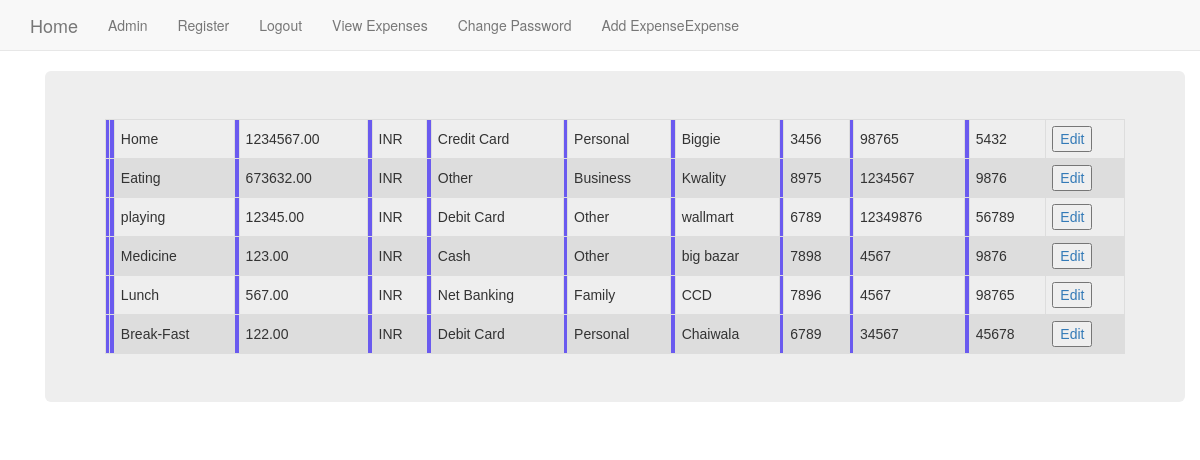
Page /expense/date_find/ (signed in) on the committed database.
### add_expense/models.py (models this page shows)
class AddExpense(models.Model):
    expense_title = models.CharField('Expense Title', max_length=20)
    amount = models.DecimalField('Amount', decimal_places=2, max_digits=10)
    currency = models.CharField('Currency', max_length=23)
    vendor_name = models.CharField('Vendor Name', max_length=200, blank=True)
    last4digit = models.CharField(max_length=4, validators=[RegexValidator(r'^\d{1,4}$')])
    invoice = models.IntegerField()
    userid = models.IntegerField()
    date = models.DateField()
    payment_type = models.ForeignKey(Payments)
    expense_type = models.ForeignKey(Expenses)

class Payments(models.Model):
        paymen = models.CharField(max_length=30, blank=True, null=True)
        def __str__(self):
            return self.paymen

class Expenses(models.Model):
        expen = models.CharField(max_length=30, blank=True, null=True)
        def __str__(self):
            return self.expen

### add_expense/views.py (the view)
@login_required
def date_find(request):
    samples = AddExpense.objects.filter(date__year='2018',
                          date__month='5')
    return render(request, 'based/date_change.html', {'samples': samples})

### add_expense/templates/based/date_change.html (shortened to what this page needs)
{% extends "based/based.html" %}
{% load staticfiles %}
{% block body_block %}
  <div class="container">
    <div class="jumbotron">
        <table>
            {% for expense in samples %}
            <th>
                <th><td>{{ expense.expense_title }}</td></th>
                <th><td>{{ expense.amount }}</td></th>
                <th><td>{{ expense.currency }}</td></th>
                <th><td>{{ expense.payment_type }}</td></th>
                <th><td>{{ expense.expense_type }}</td></th>
                <th><td>{{ expense.vendor_name }}</td></th>
                <th><td>{{ expense.last4digit }}</td></th>
                <th><td>{{ expense.invoice }}</td></th>
                <th><td>{{ expense.userid }}</td></th>
                    <td><a href={% url 'expense:get_expense' pk=expense.id %}><button type="submit">Edit</button></a></td>
            {% empty %}
            <tr>
                <td colspan="6">No expenses</td>
            </tr>
            {% endfor %}
        </table>
    </div>
  </div>
{% endblock %}

### add_expense/templates/based/based.html (style rules this page uses)
table { font-family: arial, sans-serif; border-collapse: collapse; width: 100%; }
td { border: 1px solid #dddddd; text-align: left; padding: 6px; }
th { border: 1px solid #dddddd; text-align: left; padding: 1px; background-color: #6a5aef; }

### rows in the picture
AddExpense: expense_title "Home", amount "1234567.00", currency "INR", payment_type "Credit Card", expense_type "Personal", vendor_name "Biggie", last4digit "3456", invoice "98765", userid "5432"
AddExpense: expense_title "Eating", amount "673632.00", currency "INR", payment_type "Other", expense_type "Business", vendor_name "Kwality", last4digit "8975", invoice "1234567", userid "9876"
AddExpense: expense_title "playing", amount "12345.00", currency "INR", payment_type "Debit Card", expense_type "Other", vendor_name "wallmart", last4digit "6789", invoice "12349876", userid "56789"
AddExpense: expense_title "Medicine", amount "123.00", currency "INR", payment_type "Cash", expense_type "Other", vendor_name "big bazar", last4digit "7898", invoice "4567", userid "9876"
AddExpense: expense_title "Lunch", amount "567.00", currency "INR", payment_type "Net Banking", expense_type "Family", vendor_name "CCD", last4digit "7896", invoice "4567", userid "98765"
AddExpense: expense_title "Break-Fast", amount "122.00", currency "INR", payment_type "Debit Card", expense_type "Personal", vendor_name "Chaiwala", last4digit "6789", invoice "34567", userid "45678"
